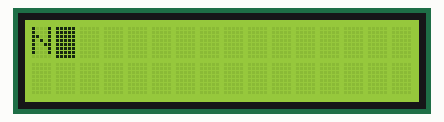
Recording of a program running on a simulated Raspberry Pi Pico running MicroPython. Shown: 16×2 character LCD. Library files of the repository ran but are not shown: pico_i2c_lcd.py.

Above: at 0.09 s.
At 0.8 s:
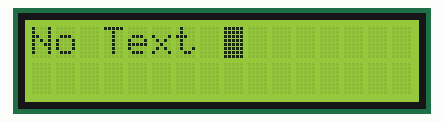
At 1.2 s:
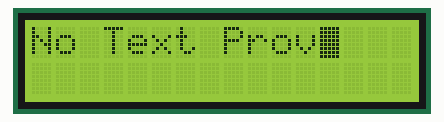
At 1.6 s:
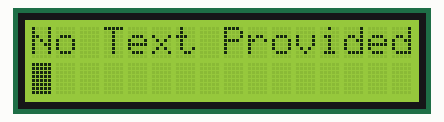
At 5.82 s:
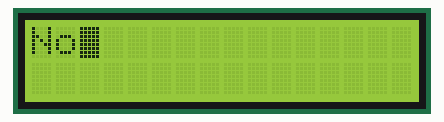
At 6.23 s:
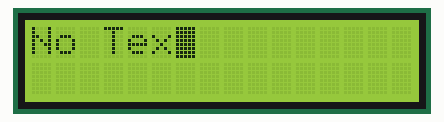

Measured:
- by itself, everything shown: repeats every 5.6 s, in 18 steps
- what the display in image 3 shows lasts 3.1 s, from 1.6 s to 4.7 s

The program:

Core_Program.py
```python
"""
EQUATIONS
    Power = Voltage * Current

NOTES
    - Voltage will be 1/10 of actual, coming through divider
    - two voltage sensors and resistor,
    measuring difference over the sensors,

    (v1-v2)/r = i
"""

"""
IMPORTS
"""
from machine import I2C, Pin
from pico_i2c_lcd import I2cLcd
from time import sleep

"""
VARIABLES
"""
typing_delay = 0.1
text_output = "No Text Provided" #this is only an initial value
lcd_data = 0
lcd_clock = 1

"""
PIN ASSIGNMENTS
"""
i2c = I2C(0, sda=Pin(lcd_data), scl=Pin(lcd_clock), freq=400000)   #Data pin 0, clock pin 1
I2C_ADDR = i2c.scan()[0]
lcd = I2cLcd(i2c, I2C_ADDR, 2, 16)

"""
FUNCTIONS
"""
#displays each character incrementally on the screen
def text_printer(display, text):
    global typing_delay
    for i in text:
        display.putstr(i)
        sleep(typing_delay)

"""
MAIN
"""
while True:
    #cursor startup
    lcd.show_cursor()
    lcd.blink_cursor_on()
    #display desired text
    text_printer(lcd, text_output)
    #pause
    sleep(3)
    #cursor end
    lcd.blink_cursor_off()
    lcd.hide_cursor()
    #reset the screen (refresh rate)
    sleep(1)
    lcd.clear()
```
